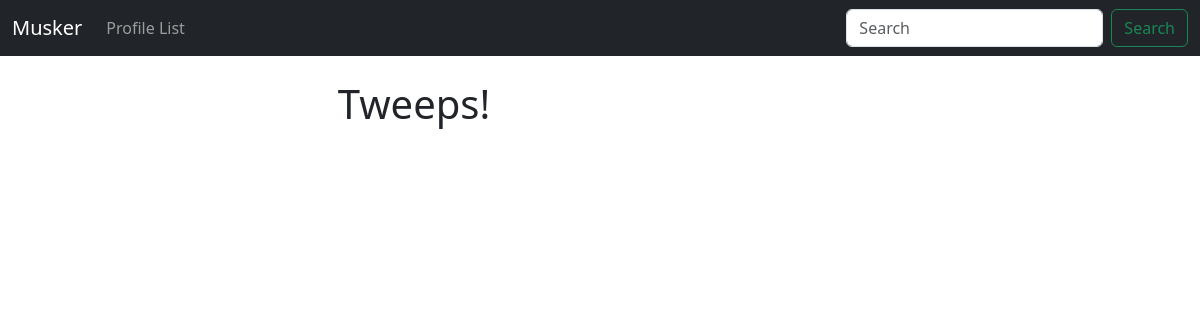
Page / (signed in) on the earlier database version.
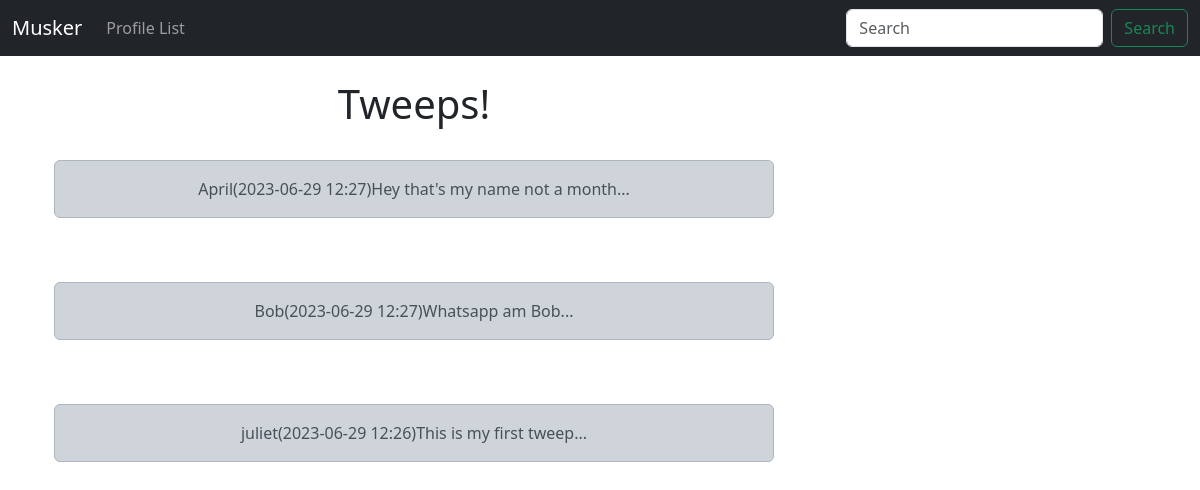
Same page on the later database version.
### musker/models.py (models this page shows)
class Tweep(models.Model):
    user = models.ForeignKey(
        User, related_name="tweeps",
        on_delete=models.DO_NOTHING
    )
    body = models.CharField(max_length=200)
    created_at = models.DateTimeField(auto_now_add=True)
    def __str__(self):
        return (
            f"{self.user}"
            f"({self.created_at:%Y-%m-%d %H:%M})"
            f"{self.body}..."
        )

### musker/views.py (the view)
# urls.py: path('', views.home, name="home"),
def home(request):
    if request.user.is_authenticated:
        tweeps = Tweep.objects.all().order_by("-created_at")
    return render(request, 'home.html', {"tweeps":tweeps})

### musker/templates/home.html (shortened to what this page needs)
{%extends 'base.html' %}
{% block content %}
<div class="container text-center">
    <div class="row">
        <div class="col-8">
    <h1>Tweeps!</h1>
    <br>
    {% for tweep in tweeps %}
        <div class="alert alert-dark" role="alert">
            {{ tweep }}
        </div>
         <br><br>
    {% endfor %}
</div>
<div class="col-4">
    <br><br><br>
</div>
{% endblock %}

### musker/templates/base.html (shortened to what this page needs)
<!doctype html>
<html lang="en">
  <head>
    <link href="https://cdn.jsdelivr.net/npm/bootstrap@5.3.0-alpha1/dist/css/bootstrap.min.css" rel="stylesheet">
  </head>
  <body>
    {%include 'navbar.html'%}
    <div class="container">
      <br>
      {% block content %}
      {% endblock %}
    </div>
  </body>
</html>

### musker/templates/navbar.html (shortened to what this page needs)
<nav class="navbar navbar-expand-lg navbar-dark bg-dark">
    <div class="container-fluid">
      <a class="navbar-brand" href="{%url 'home'%}">Musker</a>
      <div class="collapse navbar-collapse" id="navbarSupportedContent">
        <ul class="navbar-nav me-auto mb-2 mb-lg-0">
          <li class="nav-item">
            <a class="nav-link" href="{% url 'profile_list' %}">Profile List</a>
          </li>
        </ul>
        <form class="d-flex" role="search">
          <input class="form-control me-2" type="search" placeholder="Search" aria-label="Search">
          <button class="btn btn-outline-success" type="submit">Search</button>
        </form>
      </div>
    </div>
  </nav>

Differences in the rows shown:
added Tweep: user+created_at+body "April(2023-06-29 12:27)Hey that's my name not a month..."
added Tweep: user+created_at+body "Bob(2023-06-29 12:27)Whatsapp am Bob..."
added Tweep: user+created_at+body "juliet(2023-06-29 12:26)This is my first tweep..."
